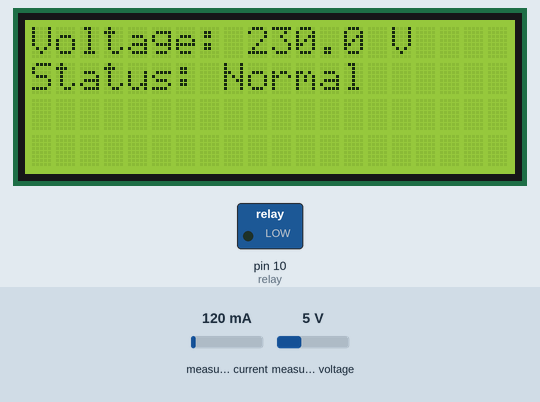
A sketch run on a simulated Arduino Uno, built with avr-gcc and run on an emulated ATmega328P. Parts: 20×4 character LCD, switched loads named in the sketch (green lamp = pin HIGH). The test bench sets the inputs (shaded band); at power-on: measured voltage 5 V, measured current 120 mA. What the sketch prints to the serial monitor is not drawn.

Above: at 1.3 s.
1.4 s: measured voltage set to 0.3 V
At 2.5 s:
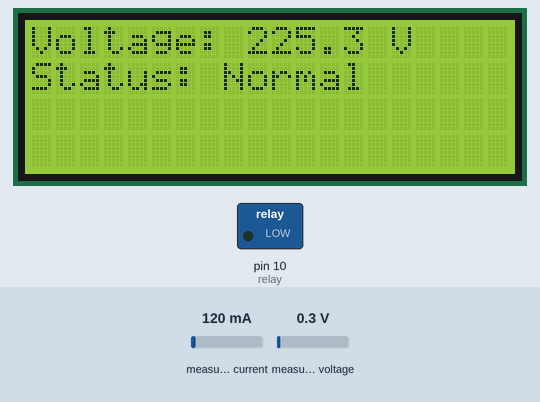
3.4 s: measured voltage set to 3.8 V
At 5.0 s:
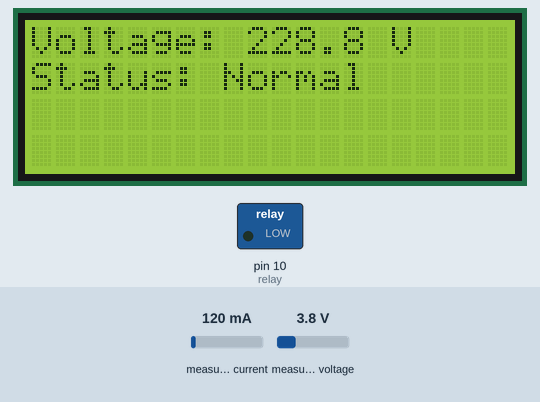
5.4 s: measured voltage set to 7.5 V
At 6.5 s:
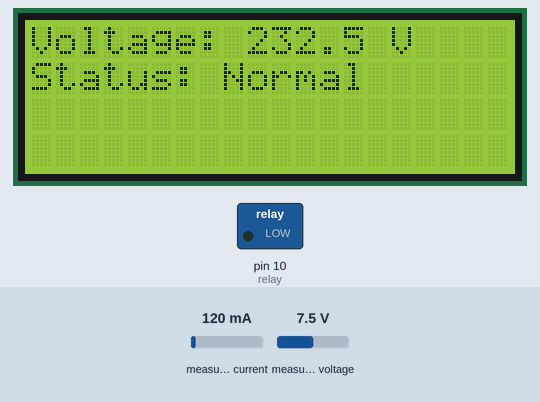
Timing chart, 0 to 8.4 s (numbered marks = the images above; inputs shaded):
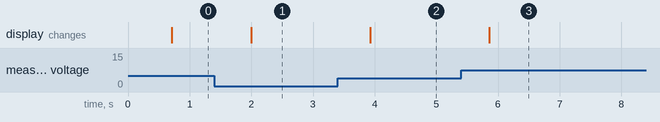

Measured:
- after the input at 1.4 s, the display: changes after 0.60 s (image 1)
- after the input at 3.4 s, the display: changes after 0.53 s (image 2)
- after the input at 5.4 s, the display: changes after 0.46 s (image 3)

The sketch:

UV_and_OV.ino
```cpp
#include <Wire.h>
#include <LiquidCrystal_I2C.h>
#include <EmonLib.h>

const int relay = 10;

EnergyMonitor emon;

float current_Volts;
unsigned long printPeriod = 500;
unsigned long previousMillis = 0;

LiquidCrystal_I2C lcd(0x27, 20, 4);

void setup() {
  lcd.init();
  lcd.backlight();

  pinMode(relay, OUTPUT);

  emon.voltage(A0, 234.0, 1.7);
  Serial.begin(9600);
}

void loop() {
  emon.calcVI(20, 2000);
  current_Volts = emon.Vrms;

  if (millis() - previousMillis >= printPeriod) {
    previousMillis = millis();

    lcd.setCursor(0, 0);
    lcd.print("Voltage: ");
    lcd.print(current_Volts, 1);
    lcd.print(" V     ");

    if (current_Volts < 180) {
      lcd.setCursor(0, 1);
      lcd.print("Status: Under Volt ");
      digitalWrite(relay, HIGH);
    }
    else if (current_Volts > 240) {
      lcd.setCursor(0, 1);
      lcd.print("Status: Over Volt  ");
      digitalWrite(relay, HIGH);
    }
    else {
      lcd.setCursor(0, 1);
      lcd.print("Status: Normal     ");
      digitalWrite(relay, LOW);
    }

    Serial.print(current_Volts);
    Serial.print(" ");
    Serial.print(180);
    Serial.print(" ");
    Serial.print(240);
    Serial.println(" ");


  }
}
```
